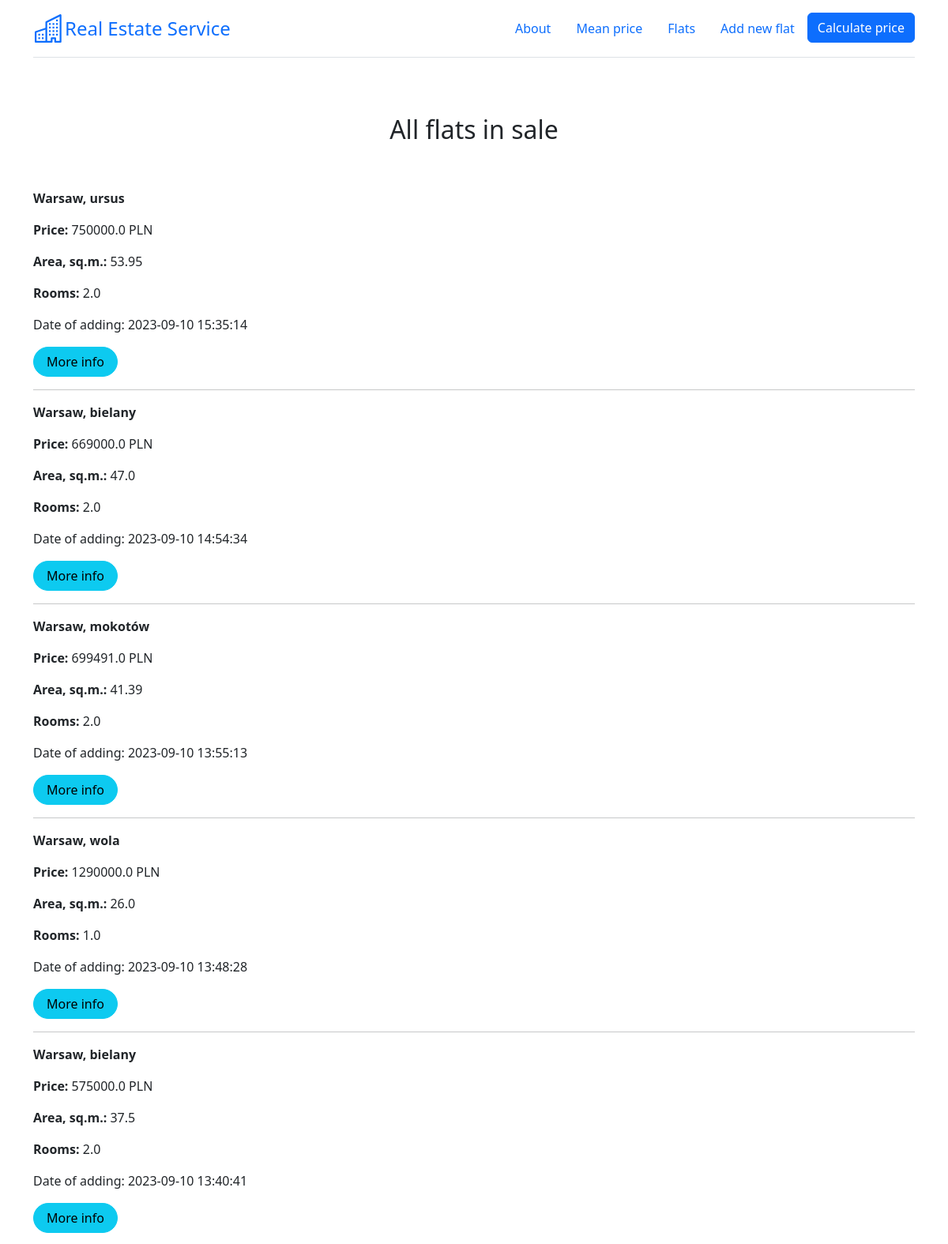
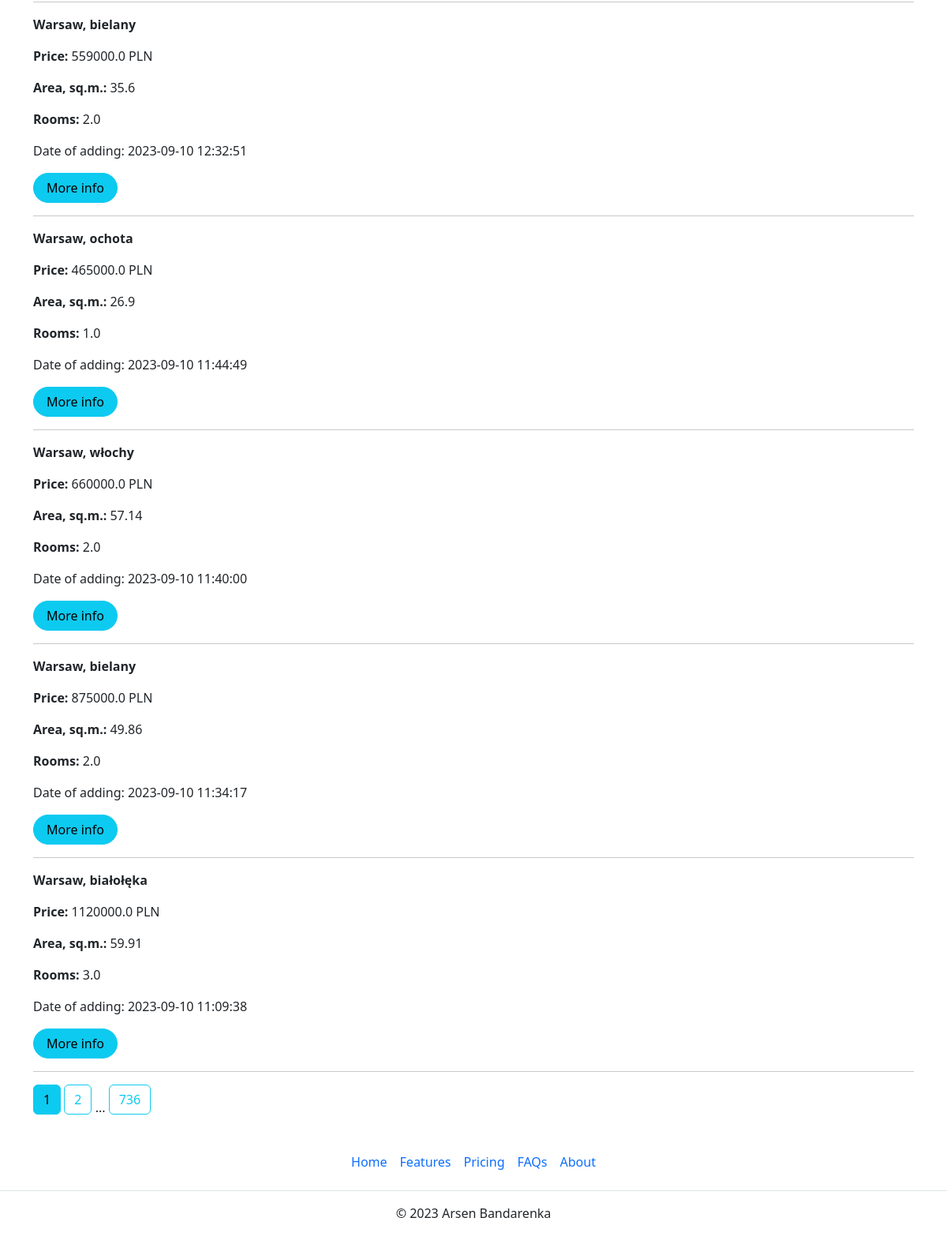
Page /flats on the committed database (2 pictures, top to bottom).
### app.py (models this page shows)
class Flat(db.Model):
    __tablename__ = "flats_load"
    __table_args__ = {'extend_existing': True}
    id = db.Column(db.Integer, primary_key=True, unique=True)
    district = db.Column(db.Text)
    street = db.Column(db.Text)
    price = db.Column(db.Float)
    area = db.Column(db.Float)
    rooms = db.Column(db.Integer)
    renovation = db.Column(db.Integer)
    floor = db.Column(db.Integer)
    market = db.Column(db.Integer)
    elevator = db.Column(db.Integer)
    balcony = db.Column(db.Integer)
    terrace = db.Column(db.Integer)
    garden = db.Column(db.Integer)
    central_heating = db.Column(db.Integer)
    seller = db.Column(db.Integer)
    blok = db.Column(db.Integer)
    parking = db.Column(db.Integer)
    publication_date = db.Column(db.DateTime, default=datetime.datetime.now())

### app.py (the view)
@app.route('/flats')
def show_flats():
    page = request.args.get('page', 1, type=int)
    flats = db.paginate(db.select(Flat).order_by(Flat.publication_date.desc()), page=page, per_page=10)
    return render_template('gpt_page.html', flats=flats, floor_dict=floor_dict)

### templates/gpt_page.html (shortened to what this page needs)
{% extends 'base.html' %}
{% block text_center %}<h2>All flats in sale</h2>{% endblock %}
{% block body %}
{% for flat in flats.items %}
    <p><strong>Warsaw, {{flat.district}}</strong></p>
    <p><strong>Price: </strong> {{flat.price}} PLN</p>
    <p><strong>Area, sq.m.: </strong> {{flat.area}}</p>
    <p><strong>Rooms: </strong> {{flat.rooms}}</p>
    <p>Date of adding: {{flat.publication_date}}</p>
    <a href="/flats/{{ flat.id }}" class="btn btn-info rounded-pill px-3">More info</a>
    <hr>
{% endfor %}
{% for page_num in flats.iter_pages(left_edge=1, left_current=1, right_current=1, right_edge=1) %}
{% if page_num %}
    {% if flats.page == page_num %}
    <a class="btn btn-info mb-4" href="{{ url_for('show_flats', page=page_num) }}">{{ page_num }}</a>
    {% else %}
    <a class="btn btn-outline-info mb-4" href="{{ url_for('show_flats', page=page_num) }}">{{ page_num }}</a>
    {% endif %}
{% else %}
...
{% endif %}
{% endfor %}
{% endblock %}

### rows in the picture
Flat: district "ursus", price "750000.0", area "53.95", rooms "2.0", publication_date "2023-09-10 15:35:14"
Flat: district "bielany", price "669000.0", area "47.0", rooms "2.0", publication_date "2023-09-10 14:54:34"
Flat: district "mokotów", price "699491.0", area "41.39", rooms "2.0", publication_date "2023-09-10 13:55:13"
Flat: district "wola", price "1290000.0", area "26.0", rooms "1.0", publication_date "2023-09-10 13:48:28"
Flat: district "bielany", price "575000.0", area "37.5", rooms "2.0", publication_date "2023-09-10 13:40:41"
Flat: district "bielany", price "559000.0", area "35.6", rooms "2.0", publication_date "2023-09-10 12:32:51"
Flat: district "ochota", price "465000.0", area "26.9", rooms "1.0", publication_date "2023-09-10 11:44:49"
Flat: district "włochy", price "660000.0", area "57.14", rooms "2.0", publication_date "2023-09-10 11:40:00"
Flat: district "bielany", price "875000.0", area "49.86", rooms "2.0", publication_date "2023-09-10 11:34:17"
Flat: district "białołęka", price "1120000.0", area "59.91", rooms "3.0", publication_date "2023-09-10 11:09:38"

### other values in the picture
{{ page_num }} "1"
{{ page_num }} "2" "736"
